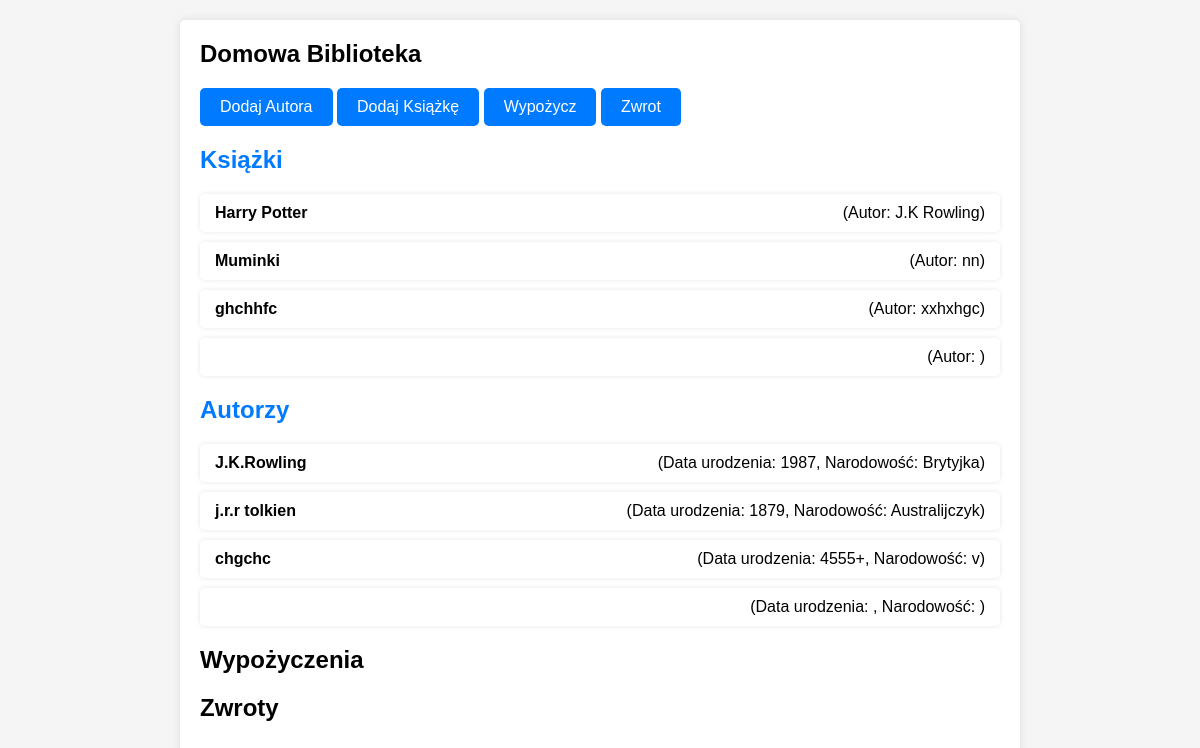
The page / on the database its author committed.
### app/models.py (models this page shows)
class Book(db.Model):
    id = db.Column(db.Integer, primary_key=True)
    title = db.Column(db.String(128))
    author = db.Column(db.String(64))
    year = db.Column(db.Integer)
    genre = db.Column(db.String(64))
    description = db.Column(db.Text)

class Author(db.Model):
    id = db.Column(db.Integer, primary_key=True)
    name = db.Column(db.String(64))
    birth_date = db.Column(db.String(10))
    nationality = db.Column(db.String(64))

### app/routes.py (the view)
@routes_blueprint.route('/')
def index():
    books = Book.query.all()
    authors = Author.query.all()
    loans = Loan.query.all()
    returns = Return.query.all()
    return render_template('index.html', books=books, authors=authors, loans=loans, returns=returns)

### app/templates/index.html (shortened to what this page needs)
<!DOCTYPE html>
<html>
<head>
    <link rel="stylesheet" href="{{ url_for('static', filename='style1.css') }}">
</head>
<body>
    <div class="container">
        <h1>Domowa Biblioteka</h1>
        <a href="{{ url_for('routes.add_author') }}" class="btn">Dodaj Autora</a>
        <a href="{{ url_for('routes.add_book') }}" class="btn">Dodaj Książkę</a>
        <a href="{{ url_for('routes.list_loans') }}" class="btn">Wypożycz</a>
        <a href="{{ url_for('routes.list_returns') }}" class="btn">Zwrot</a>
        <h2><a href="{{ url_for('routes.list_books') }}">Książki</a></h2>
        <ul class="list-group">
            {% for book in books %}
            <li class="list-group-item">
                <strong>{{ book.title }}</strong> (Autor: {{ book.author }})
            </li>
            {% endfor %}
        </ul>
        <h2><a href="{{ url_for('routes.list_authors') }}">Autorzy</a></h2>
        <ul class="list-group">
            {% for author in authors %}
            <li class="list-group-item">
                <strong>{{ author.name }}</strong> (Data urodzenia: {{ author.birth_date }}, Narodowość: {{ author.nationality }})
            </li>
            {% endfor %}
        </ul>
        <h2>Wypożyczenia</h2>
        <h2>Zwroty</h2>
    </div>
</body>
</html>

### app/static/style1.css (style rules this page uses)
body, h1, ul, li, form { margin: 0; padding: 0; list-style: none; }
body { font-family: Arial, sans-serif; background-color: #f5f5f5; padding: 20px; }
.container { max-width: 800px; margin: 0 auto; background-color: #fff; padding: 20px; border-radius: 5px; box-shadow: 0 0 10px rgba(0, 0, 0, 0.1); }
h1 { font-size: 24px; margin-bottom: 20px; }
ul { margin-top: 20px; }
a { text-decoration: none; color: #007BFF; }
.btn { display: inline-block; padding: 10px 20px; background-color: #007BFF; color: #fff; border: none; border-radius: 5px; cursor: pointer; transition: background-color 0.3s; }
.list-group { margin-top: 20px; }
.list-group-item { display: flex; justify-content: space-between; align-items: center; border: none; padding: 10px 15px; background-color: #fff; border-radius: 5px; box-shadow: 0 0 5px rgba(0, 0, 0, 0.1); margin-bottom: 10px; }
.list-group-item:last-child { margin-bottom: 0; }

### rows shown on the page
Book: title "Harry Potter", author "J.K Rowling"
Book: title "Muminki", author "nn"
Book: title "ghchhfc", author "xxhxhgc"
Author: name "J.K.Rowling", birth_date "1987", nationality "Brytyjka"
Author: name "j.r.r tolkien", birth_date "1879", nationality "Australijczyk"
Author: name "chgchc", birth_date "4555+", nationality "v"
